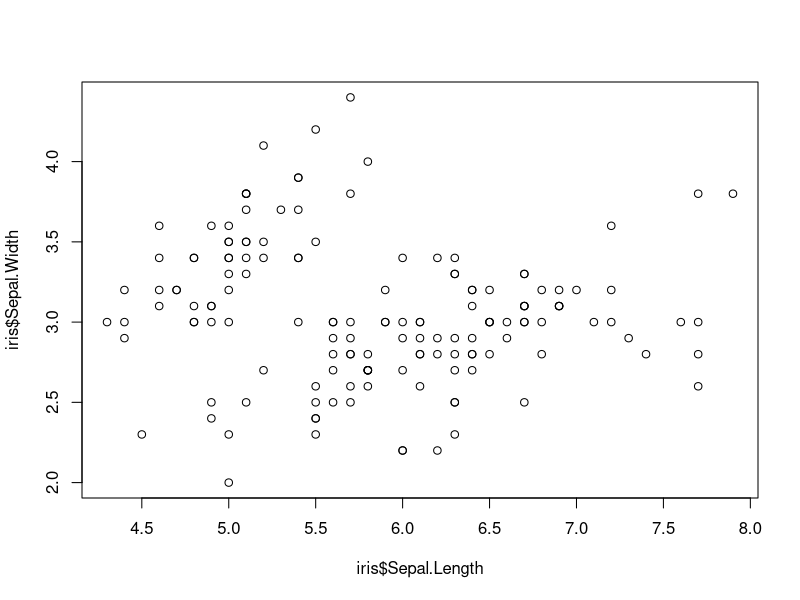
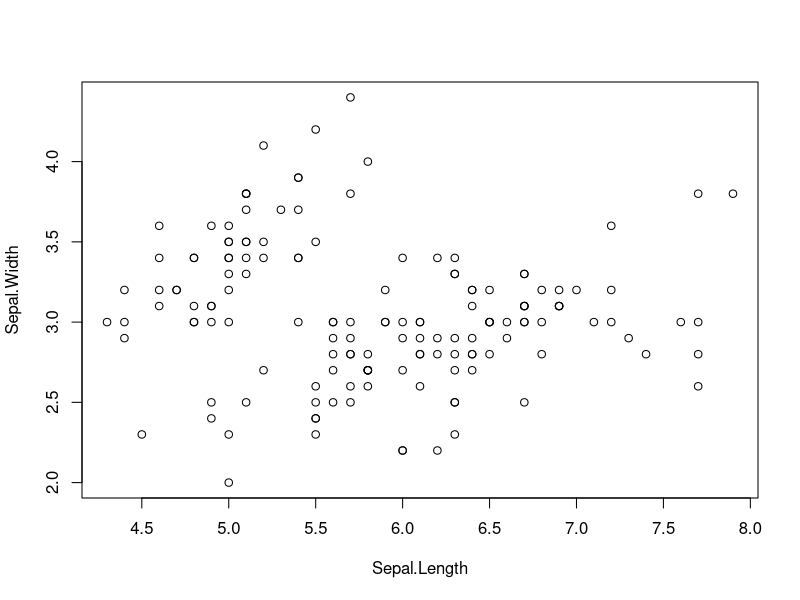
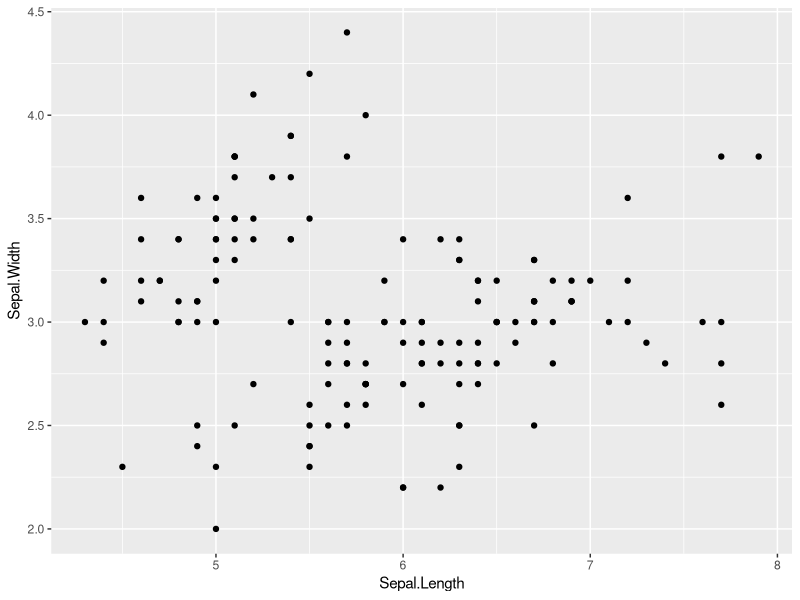
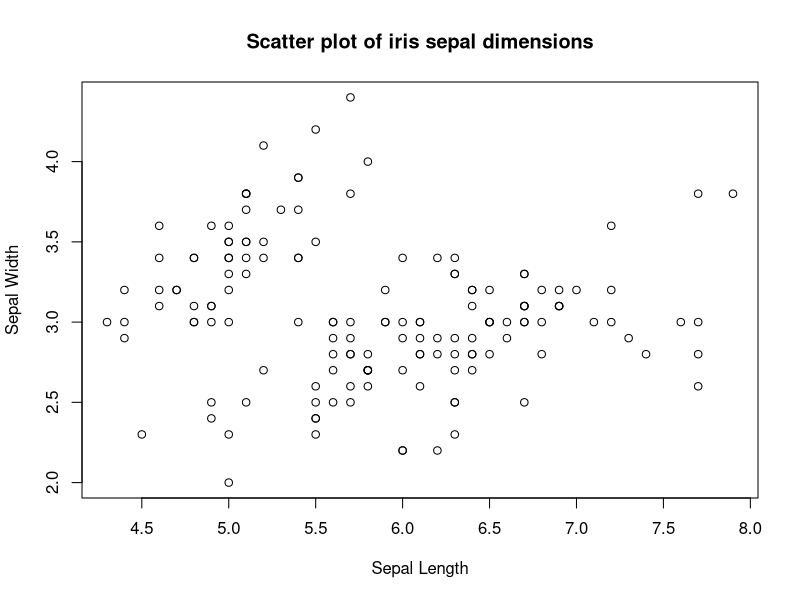
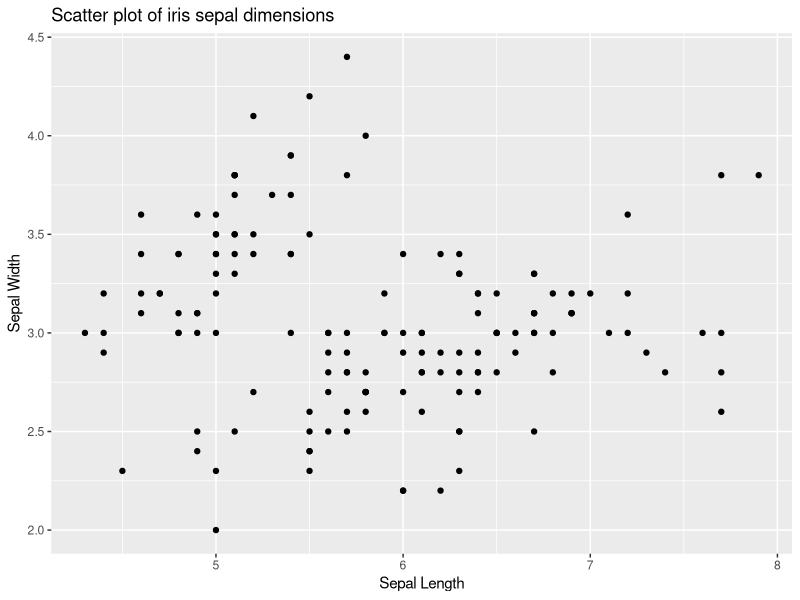
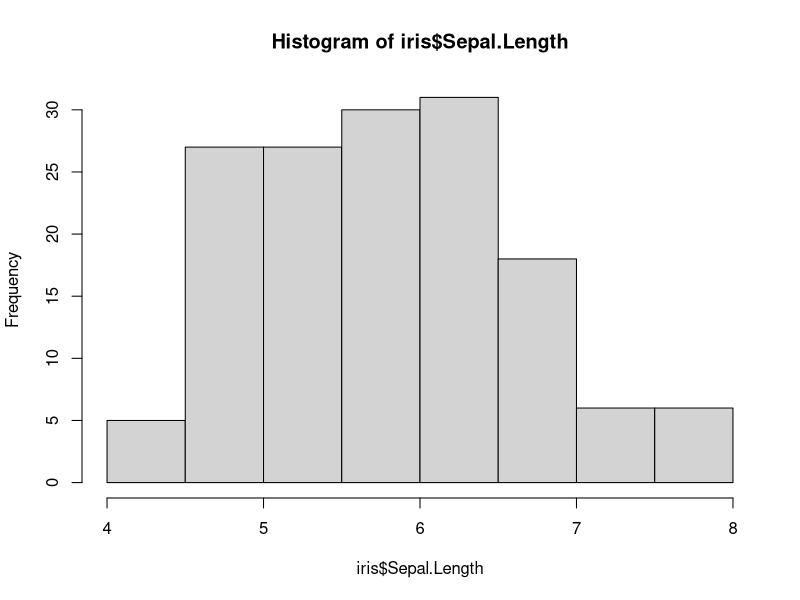
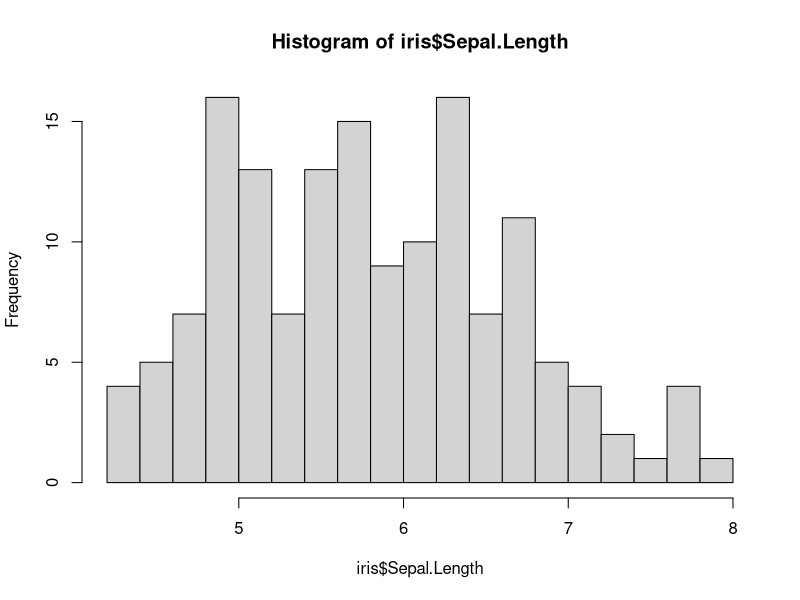
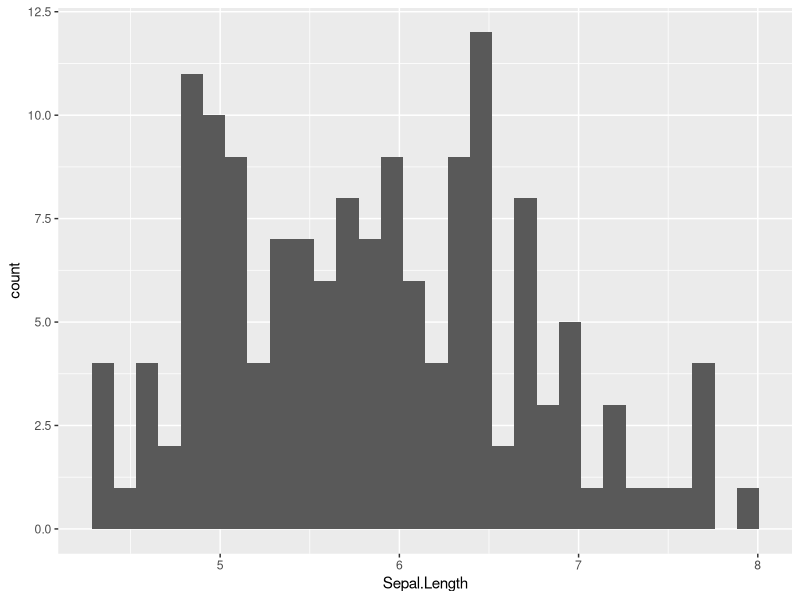

Write the R code that produced these figures, in order.
## ---- chunk 1
#| message: false
#| warning: false
library(tidyverse) 
## ---- chunk 2
# objectName <- dataStructure
## ---- chunk 3
vec_a <- c(1, 4, 6)
vec_b <- 12:15
vec_c <- seq(1, 15, by=2)
## ---- chunk 4
vec_d <- c("Site A", "Site B")
vec_e <- c(TRUE, FALSE, FALSE)
## ---- chunk 5
length(vec_a) # how many elements?
class(vec_b) # what type of data?
str(vec_e) # what is the structure?
## ---- chunk 6
vec_f <- c(1, 3.2, "magnesium")
str(vec_f)
## ---- chunk 7
mx_A <- matrix(1:8, nrow=4, ncol=2)
mx_A
str(mx_A)
mx_B <- matrix(c("A", "B", "C", "D"), nrow=2)
mx_B
str(mx_B)
## ---- chunk 8
# columnName = vectorOfData
df_A <- data.frame(columnA=1:3,
                   columnB=c("A", "B", "C"),
                   columnC=c(T, F, F))
df_A
str(df_A)
## ---- chunk 9
vec_a
vec_a[1]
vec_a[3]
## ---- chunk 10
vec_a[2:3]
vec_a[c(1, 3)]
## ---- chunk 11
mx_A
mx_A[2, 1] # [rows, columns]
mx_A[1:2, 2]
## ---- chunk 12
mx_A[1, ] # row 1, do not specify columns
mx_A[ , 1] # column 1, do not specify rows
## ---- chunk 13
df_A
df_A$columnA
df_A$columnB
## ---- chunk 14
df_A$columnB[2:3]
## ---- chunk 15
vec_b
vec_b == 13
vec_c
vec_c <= 5
vec_d
vec_d == "Site A"
vec_d != "Site A"
## ---- chunk 16
vec_c
vec_c <= 5
vec_c[vec_c <= 5]
## ---- chunk 17
df_A
df_A$columnB[df_A$columnB == "C"]
df_A[df_A$columnB == "C", ] # specify rows, do not specify columns
df_A[df_A$columnB == "C", 1:2] # specify rows, specify columns
## ---- chunk 18
head(iris)
# plot(x_vector, y_vector)
plot(iris$Sepal.Length, iris$Sepal.Width)
## ---- chunk 19
# plot(y_column ~ x_column, data=dataframe_name)
plot(Sepal.Width ~ Sepal.Length, data=iris)
## ---- chunk 20
ggplot(iris, aes(x=Sepal.Length, y=Sepal.Width)) + 
  geom_point()
## ---- chunk 21
plot(Sepal.Width ~ Sepal.Length, data=iris, 
     xlab="Sepal Length", ylab="Sepal Width", 
     main="Scatter plot of iris sepal dimensions")
## ---- chunk 22
ggplot(iris, aes(x=Sepal.Length, y=Sepal.Width)) + 
  geom_point() + 
  labs(x="Sepal Length", 
       y="Sepal Width",
       title="Scatter plot of iris sepal dimensions")
## ---- chunk 23
hist(iris$Sepal.Length)
hist(iris$Sepal.Length, breaks=15)
## ---- chunk 24
ggplot(iris, aes(Sepal.Length)) + 
  geom_histogram()
ggplot(iris, aes(Sepal.Length)) + 
  geom_histogram(bins=15)
## ---- chunk 25
binom_prob_df <- data.frame(x=0:10) |>
  mutate(prob=dbinom(x, size=10, prob=0.3))
barplot(binom_prob_df$prob, names.arg=binom_prob_df$x)
## ---- chunk 26
ggplot(binom_prob_df, aes(x=x, y=prob)) + 
  geom_bar(stat="identity") 
## ---- chunk 27
ggplot(binom_prob_df, aes(x=x, y=prob)) + 
  geom_bar(stat="identity") +
  scale_x_discrete(limits=0:10)
## ---- chunk 28
head(mtcars)
ggplot(mtcars, aes(cyl)) + 
  geom_bar()
